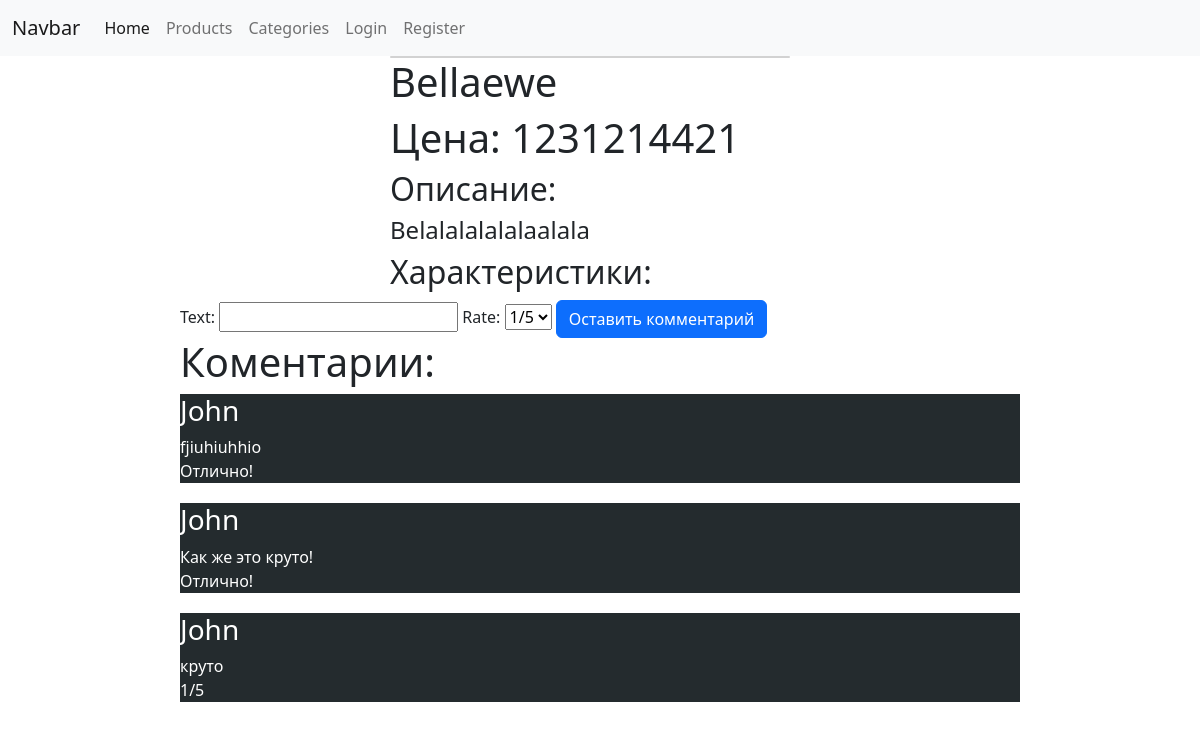
Before: /products/10/ with the older database file.
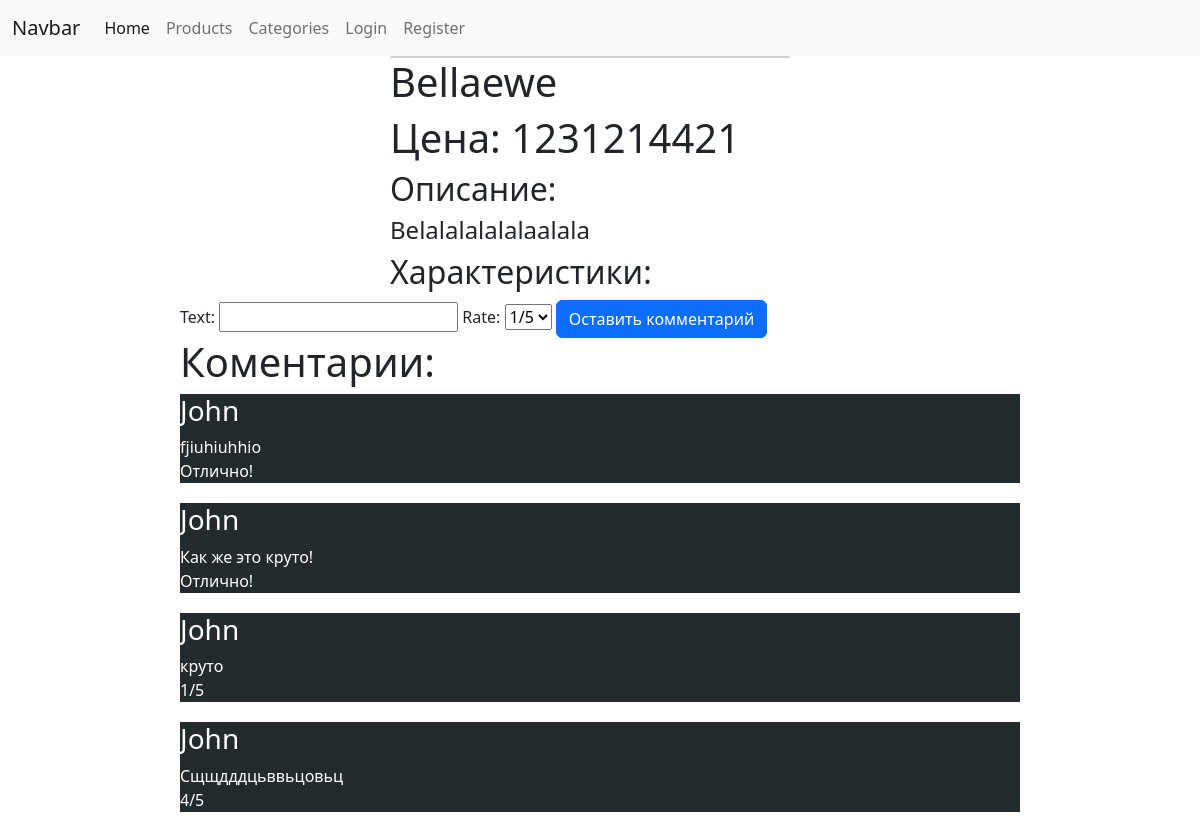
After: the same page with the newer database file.
### products/models.py (models this page shows, shortened)
class Review(models.Model):
    author = models.ForeignKey(User, on_delete=models.CASCADE, null=False)
    text = models.TextField()
    product = models.ForeignKey(Product, on_delete=models.CASCADE)
    rating = (
        ('1/5', '1/5'),
        ('2/5', '2/5'),
        ('3/5', '3/5'),
        ('4/5', '4/5'),
        ('5/5', '5/5')
    )
    rate = models.CharField(default=5, choices=rating, max_length=10)

### products/views.py (the view, shortened to what this page needs)
# urls.py: path('products/<int:id>/', detail_product_view),
def detail_product_view(request, id):
    if request.method == 'GET':
        product = Product.objects.get(id=id)
        reviews = Review.objects.filter(product_id=id)
        data = {
            'product': product,
            'categories': product.categories.all(),
            'reviews': reviews,
            'form': ReviewCreateForm,
            'user': get_user_from_request(request)
        }
        return render(request, 'products/detail.html', context=data)

### users/utils.py (called while the page is built)
def get_user_from_request(request):
    return request.user if not request.user.is_anonymous else None

### templates/products/detail.html (shortened to what this page needs)
{% extends 'layouts/main.html' %}
{% block content %}
    <div class="product">
        <div class="info">
             <div class="card" style="width: 25rem;">
             </div>
            <div style="display: flex; justify-content: space-between">
                <h1>{{ product.title }}</h1>
            </div>
            <h1>Цена: {{ product.price }}</h1>
            <h2>Описание:</h2>
            <h4>{{ product.description }}</h4>
            <h2>Характеристики:</h2>
        </div>
        <div class="create_review">
            <form action="/products/{{ product.id }}/" method="post">
                {{ form }}
                <input type="submit" class="btn btn-primary" value="Оставить комментарий">
            </form>
        </div>
    </div>
    <div class="reviews">
        <h1>Коментарии:</h1>
        {% for review in reviews %}
            <div class="review">
                <h3> {{ review.author.username }}</h3>
                <p class="text">{{ review.text }}<br>{{ review.rate }}</p>
            </div>
        {% endfor %}
    </div>
{% endblock %}

Changed rows visible on the page:
added Review: author.username "John", text "Сщщдддцьввьцовьц", rate "4/5"
